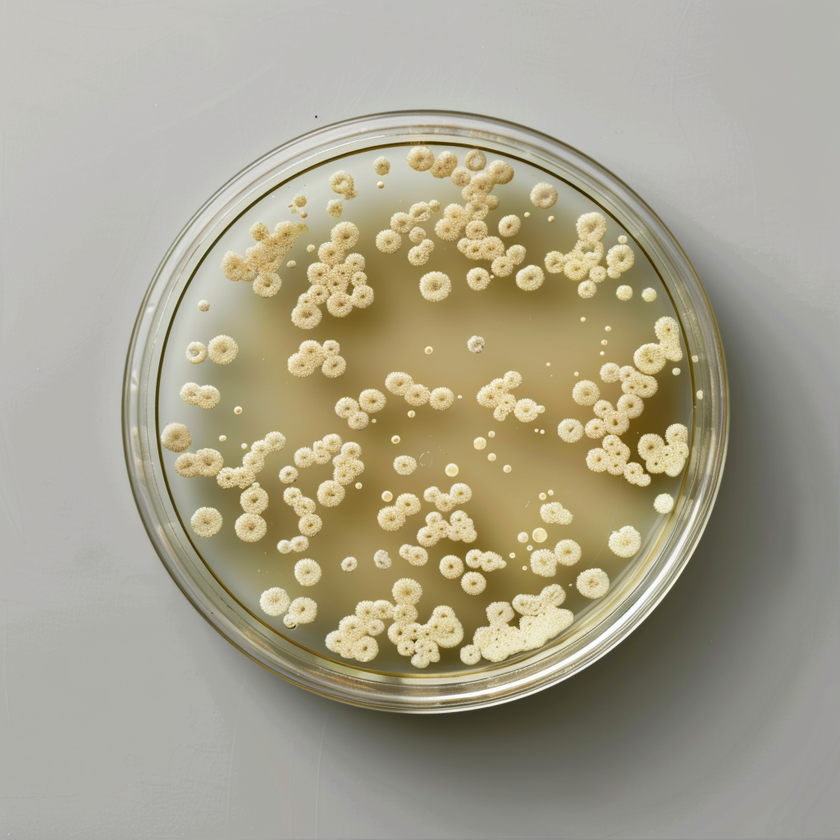
#> input picture Kap 2/petriskål_kap1.png, 840 x 840 px, shrunk from 1024 x 1024 before the run, found by its file name
$ python make_fig_petri.py
#> lines starting #> are read from the running program, lines starting #| are printed output that depends on the picture
import matplotlib
matplotlib.use('Agg')

import matplotlib.pyplot as plt
from PIL import Image
import numpy as np

# =========================
# SETTINGS
# =========================
IMAGE_FILE = 'petriskål_kap1.png'
OUTPUT_FILE = 'fig_kvalitativ_kvantitativ.png'

plt.rcParams.update({
    'font.family': 'sans-serif',
    'font.size': 13
})

# =========================
# LOAD IMAGE
# =========================
img = Image.open(IMAGE_FILE)
#> img is the input picture: PIL image 840x840 RGB; mean R, G, B 167.9, 162.4, 142.6
img_arr = np.array(img)
h, w = img_arr.shape[:2]
#> h = 840; w = 840

# =========================
# FIGURE SETUP
# =========================
fig, (ax1, ax2) = plt.subplots(1, 2, figsize=(14, 7.5), facecolor='white')
fig.subplots_adjust(top=0.88, bottom=0.02, left=0.02, right=0.98, wspace=0.12)

# =========================
# LEFT: KVALITATIV
# =========================
ax1.imshow(img_arr)
ax1.set_title('Kvalitativ beskrivelse', fontsize=20, fontweight='bold', pad=15, color='#2B6E52')
ax1.axis('off')

qual_items = [
    (0.18*w, 0.08*h, "«Mange kolonier\nover hele skålen»"),
    (0.82*w, 0.10*h, "«Koloniene er runde\nog blanke»"),
    (0.15*w, 0.92*h, "«Varierende\nstørrelser»"),
    (0.82*w, 0.92*h, "«Stort sett godt\nadskilte kolonier»"),
]

for x, y, text in qual_items:
    ax1.annotate(
        text,
        xy=(x, y),
        fontsize=13,
        ha='center',
        va='center',
        color='#1B5E20',
        bbox=dict(
            boxstyle="round,pad=0.5",
            facecolor='#E8F5E9',
            edgecolor='#4CAF50',
            alpha=0.95,
            linewidth=1.5
        )
    )

# =========================
# RIGHT: KVANTITATIV
# =========================
ax2.imshow(img_arr)
ax2.set_title('Kvantitativ analyse', fontsize=20, fontweight='bold', pad=15, color='#1565C0')
ax2.axis('off')

quant_items = [
    (0.50*w, 0.05*h, "Estimert antall kolonier: ~140"),
    (0.15*w, 0.20*h, "Gjennomsnittlig\ndiameter: ~1,8 mm"),
    (0.85*w, 0.25*h, "Dekningsgrad:\n~18 %"),
    (0.50*w, 0.95*h, "Areal per koloni:\n0,8–19,6 mm²"),
]

for x, y, text in quant_items:
    ax2.annotate(
        text,
        xy=(x, y),
        fontsize=13,
        ha='center',
        va='center',
        color='#0D47A1',
        bbox=dict(
            boxstyle="round,pad=0.5",
            facecolor='#E3F2FD',
            edgecolor='#1976D2',
            alpha=0.95,
            linewidth=1.5
        )
    )

# =========================
# MEASUREMENT BRACKETS  |____|
# =========================

def draw_measurement_bracket(ax, x_center, y_colony_bottom, half_width,
                             tick_height, label,
                             color='#D32F2F', lw=2.5,
                             gap=0, label_offset=18, fontsize=13):
    """
    Draw a |____| bracket below a colony, with a label below the bracket.
    The bracket is open at the top so the colony sits just inside the opening.
    """
    x_left = x_center - half_width
    x_right = x_center + half_width
    y_top_of_bars = y_colony_bottom + gap          # tops of the vertical bars (just below colony)
    y_horizontal = y_top_of_bars + tick_height     # bottom horizontal line

    # Two vertical bars
    ax.plot([x_left, x_left], [y_top_of_bars, y_horizontal],
            color=color, lw=lw, solid_capstyle='round', zorder=5)
    ax.plot([x_right, x_right], [y_top_of_bars, y_horizontal],
            color=color, lw=lw, solid_capstyle='round', zorder=5)
    # Bottom horizontal line
    ax.plot([x_left, x_right], [y_horizontal, y_horizontal],
            color=color, lw=lw, solid_capstyle='round', zorder=5)

    # Label below bracket
    ax.text(
        x_center, y_horizontal + label_offset,
        label,
        ha='center', va='top',
        fontsize=fontsize, fontweight='bold', color=color,
        bbox=dict(facecolor='white', edgecolor=color,
                  alpha=0.95, pad=4, linewidth=1.5),
        zorder=6
    )

# Large yellow colony on the left side  (centroid (381, 521), ~5 mm)
cx1, cy1 = 0.304*w, 0.415*h
#> cx1 = 255.4; cy1 = 348.6
r1 = 0.029*w           # half-width = colony radius
#> r1 = 24.36
draw_measurement_bracket(
    ax2,
    x_center=cx1,
    y_colony_bottom=cy1 + r1,
    half_width=r1,
    tick_height=0.018*h,
    label='~5 mm',
    fontsize=13,
)

# Smaller yellow colony near the centre  (centroid (578, 668), ~4 mm)
cx2, cy2 = 0.461*w, 0.532*h
#> cx2 = 387.2; cy2 = 446.9
r2 = 0.027*w
#> r2 = 22.68
draw_measurement_bracket(
    ax2,
    x_center=cx2,
    y_colony_bottom=cy2 + r2,
    half_width=r2,
    tick_height=0.016*h,
    label='~4 mm',
    fontsize=12,
)

# =========================
# SAVE FIGURE
# =========================
fig.savefig(
    OUTPUT_FILE,
    dpi=300,
    bbox_inches='tight',
    facecolor='white',
    edgecolor='none'
)
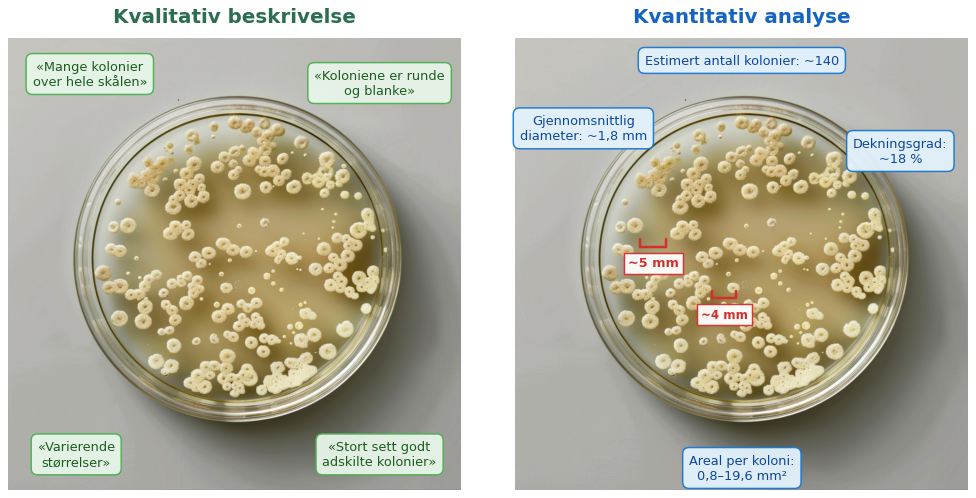
#> figure drawn by matplotlib, 2 panels

print(f"Figure saved as {OUTPUT_FILE}")

plt.close()

$ run again, with Kap 2/fig_livsprosesser_kolonne.png copied over Kap 2/petriskål_kap1.png
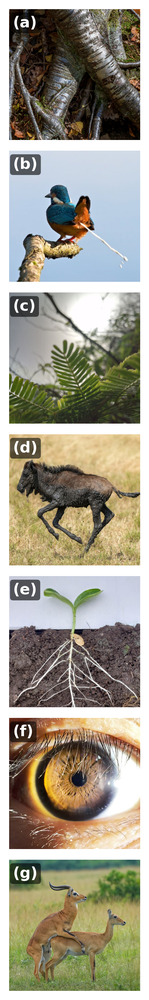
#> input picture Kap 2/fig_livsprosesser_kolonne.png, 149 x 1000 px, shrunk from 490 x 3286 before the run, found by its file name
#> img is the input picture: PIL image 149x1000 RGBA; mean R, G, B, A 160.3, 155.6, 140.1, 255
#> `fig.savefig( OUTPUT_FILE, dpi=300, bbox_inches='tight', facecolor='whi..`:
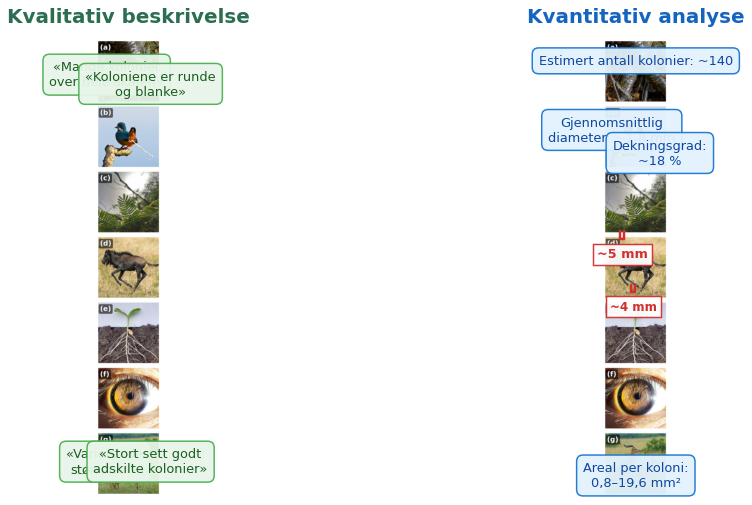
#> figure drawn by matplotlib, 2 panels
